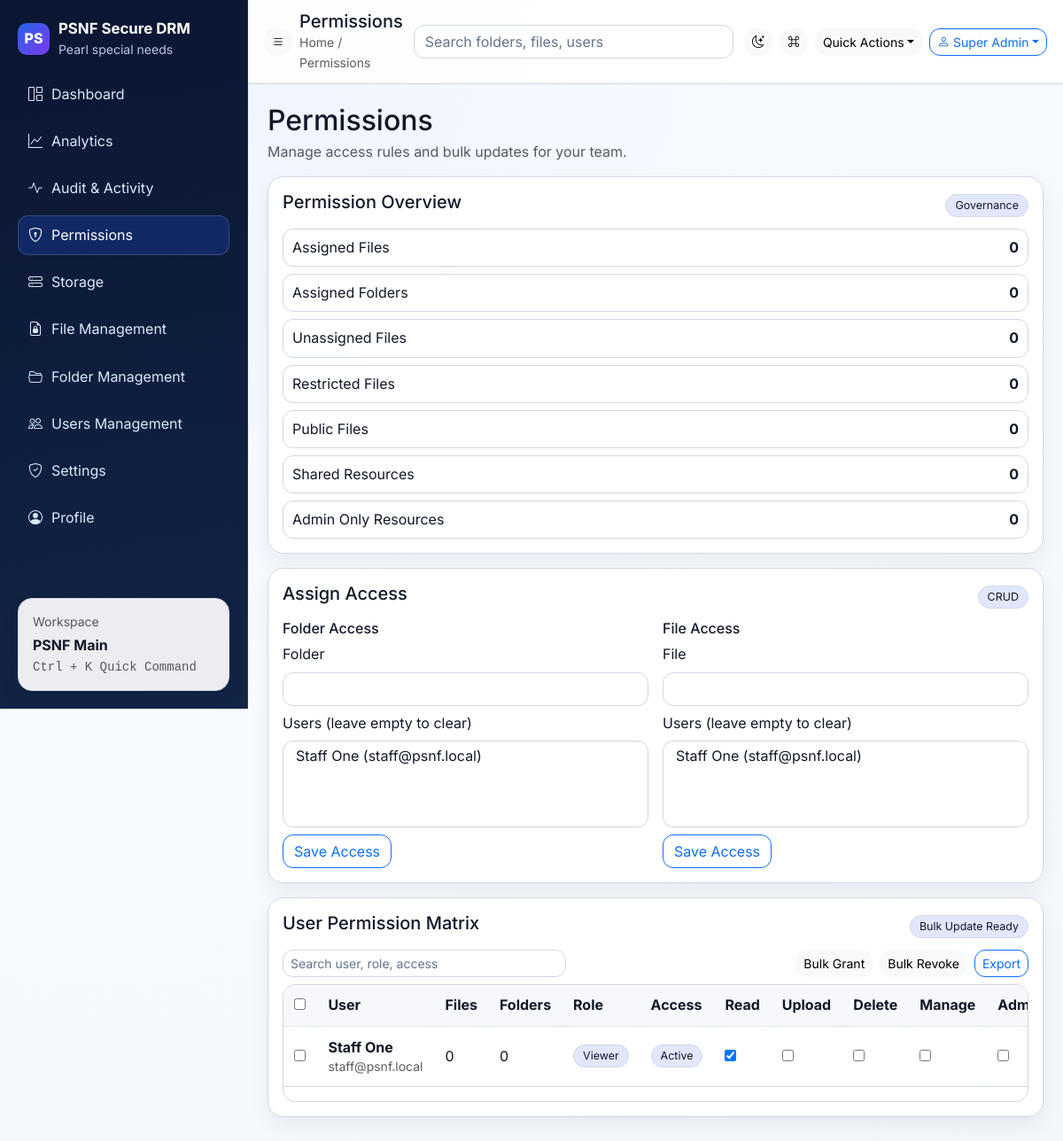
Screenshot of /admin/permissions (signed in) with the database file from the repository.
### tables this page shows
CREATE TABLE staff (
  id INT AUTO_INCREMENT PRIMARY KEY,
  name VARCHAR(120) NOT NULL,
  email VARCHAR(190) UNIQUE NOT NULL,
  password VARCHAR(255) NOT NULL,
  is_active TINYINT(1) NOT NULL DEFAULT 1,
  created_at TIMESTAMP DEFAULT CURRENT_TIMESTAMP
);

### app/Core/Controller.php (called while the page is built, shortened)
<?php
class Controller {
  protected function view(string $file, array $data = []): void {
    extract($data);
    $app = require __DIR__ . '/../../config/app.php';
    $app['base_url'] = $this->resolveBaseUrl($app);
    require __DIR__ . '/../Views/' . $file . '.php';
  }
  private function resolveBaseUrl(array $app): string {
    $base = (string)($app['base_url'] ?? '');
    if ($base === '' || $base === 'auto') {
      $script = (string)($_SERVER['SCRIPT_NAME'] ?? '');
      $base = rtrim(str_replace('\\', '/', dirname($script)), '/');
    }
    return str_replace(' ', '%20', $base);
  }
}

### app/Controllers/AdminController.php (called while the page is built, shortened)
<?php
class AdminController extends Controller {
  public function permissions(): void {
    $data = $this->dashboardBaseData();
    $this->view('admin/permissions', array_merge($data, [
      'activeNav' => 'permissions',
      'folders' => Folder::all(),
      'resources' => Resource::all(),
      'staff' => User::allStaff(),
    ]));
  }
  private function dashboardBaseData(): array {
    $folders = Folder::all();
    $resources = Resource::all();
    $staff = User::allStaff();
    $logs = Audit::recent(250);
    $folderAssignments = $this->folderAssignmentsMap();
    $resourceAssignments = $this->resourceAssignmentsMap();
    $storageUsedBytes = array_reduce($resources, fn($sum, $r) => $sum + (int)($r['file_size'] ?? 0), 0);
    $storageLimitBytes = 2 * 1024 * 1024 * 1024;
    $dashboardData = $this->buildDashboardData($folders, $resources, $staff, $logs, $folderAssignments, $resourceAssignments);
    return [
      'storageUsedBytes' => $storageUsedBytes,
      'storageLimitBytes' => $storageLimitBytes,
      'dashboardData' => $dashboardData,
    ];
  }
  private function buildDashboardData(array $folders, array $resources, array $staff, array $logs, array $folderAssignments, array $resourceAssignments): array {
    $rootFolders = [];
    $resourceCountByFolder = [];
    $storageByFolder = [];
    $duplicateMap = [];
    $fileTypes = [
      'PDFs' => ['count' => 0, 'bytes' => 0],
      'Images' => ['count' => 0, 'bytes' => 0],
      'Videos' => ['count' => 0, 'bytes' => 0],
      'Documents' => ['count' => 0, 'bytes' => 0],
      'Archives' => ['count' => 0, 'bytes' => 0],
      'Others' => ['count' => 0, 'bytes' => 0],
    ];
    $largestFiles = [];
    $orphanFiles = 0;
    usort($largestFiles, fn($a, $b) => $b['size'] <=> $a['size']);
    $largestFiles = array_slice($largestFiles, 0, 10);
    $emptyFolderIds = [];
    $duplicateFiles = 0;
    $subfolderCount = 0;
    $assignedFiles = count($resourceAssignments);
    $assignedFolders = count($folderAssignments);
    $permissionOverview = [
      'assigned_files' => $assignedFiles,
      'assigned_folders' => $assignedFolders,
      'unassigned_files' => max(0, count($resources) - $assignedFiles),
      'restricted_files' => max(0, count($resources) - $assignedFiles),
      'public_files' => $assignedFiles,
      'shared_resources' => $assignedFiles + $assignedFolders,
      'admin_only_resources' => max(0, count($resources) - $assignedFiles),
    ];
    $tree = [];
    $folderSecurityCards = [];
    usort($folderSecurityCards, fn($a, $b) => $b['storage'] <=> $a['storage']);
    $folderSecurityCards = array_slice($folderSecurityCards, 0, 6);
    $staffById = [];
    foreach ($staff as $s) {
      $staffById[(int)$s['id']] = $s;
    }
    $activityByDay = [];
    $accessByDay = [];
    $userActivity = [];
    $failedLogins = 0;
    $filesAccessedToday = 0;
    $foldersAccessedToday = 0;
    arsort($userActivity);
    $topUserId = (int)(array_key_first($userActivity) ?? 0);
    $mostActiveUser = $topUserId > 0 && isset($staffById[$topUserId]) ? $staffById[$topUserId]['name'] : 'No activity yet';
    $lastLoginUsers = [];
    $events = [];
    $storageByFolderCards = [];
    usort($storageByFolderCards, fn($a, $b) => $b['bytes'] <=> $a['bytes']);
    $permissionMatrix = [];
    foreach ($staff as $member) {
      $uid = (int)$member['id'];
      $filesOwned = 0;
      $foldersOwned = 0;
      $role = $foldersOwned > 5 ? 'Manager' : ($filesOwned > 10 ? 'Contributor' : 'Viewer');
      $access = $member['is_active'] ? 'Active' : 'Disabled';
      $permissionMatrix[] = [
        'id' => $uid,
        'name' => (string)$member['name'],
        'email' => (string)$member['email'],
        'files' => $filesOwned,
        'folders' => $foldersOwned,
        'role' => $role,
        'access' => $access,
        'read' => true,
        'upload' => $filesOwned > 0,
        'delete' => $filesOwned > 2,
        'manage' => $foldersOwned > 2,
        'admin' => $role === 'Manager',
      ];
    }
    $newUsers = 0;
    return [
      'top_kpi' => [
        'total_files' => count($resources),
        'total_folders' => count($folders),
        'total_subfolders' => $subfolderCount,
        'assigned_files' => $assignedFiles,
        'assigned_folders' => $assignedFolders,
        'users' => count($staff),
        'storage_used_bytes' => array_sum(array_column($storageByFolderCards, 'bytes')),
      ],
      'folder_tree' => $tree,
      'file_types' => $fileTypes,
      'permission_overview' => $permissionOverview,
      'user_access' => [
        'most_active_user' => (string)$mostActiveUser,
        'last_login_users' => array_values($lastLoginUsers),
        'files_accessed_today' => $filesAccessedToday,
        'folders_accessed_today' => $foldersAccessedToday,
        'failed_login_attempts' => $failedLogins,
        'new_users' => $newUsers,
      ],
      'events' => $events,
      'folder_security_cards' => $folderSecurityCards,
      'permission_matrix' => $permissionMatrix,
      'storage' => [
        'by_folder' => array_slice($storageByFolderCards, 0, 8),
        'largest_files' => $largestFiles,
      ],
      'search_index' => $this->searchIndex($folders, $resources, $staff, $events),
      'timeline' => array_slice($events, 0, 25),
      'top_active_resources' => [
        'files' => array_slice($largestFiles, 0, 5),
        'folders' => array_slice($storageByFolderCards, 0, 5),
      ],
      'insights' => [
        'empty_folders' => count($emptyFolderIds),
        'orphan_files' => $orphanFiles,
        'duplicate_files' => $duplicateFiles,
      ],
      'trends' => [
        'activity_days' => array_slice($this->sortAssocByDate($activityByDay), -14, null, true),
        'access_days' => array_slice($this->sortAssocByDate($accessByDay), -14, null, true),
      ],
    ];
  }
  private function searchIndex(array $folders, array $resources, array $staff, array $events): array {
    $index = [];
    foreach ($staff as $member) {
      $index[] = ['type' => 'user', 'title' => (string)$member['name'], 'meta' => (string)$member['email'], 'url' => '/admin/users'];
    }
    $index[] = ['type' => 'action', 'title' => 'Analytics', 'meta' => 'Module', 'url' => '/admin/analytics'];
    $index[] = ['type' => 'action', 'title' => 'Audit & Activity', 'meta' => 'Module', 'url' => '/admin/audit'];
    $index[] = ['type' => 'action', 'title' => 'Permissions', 'meta' => 'Module', 'url' => '/admin/permissions'];
    $index[] = ['type' => 'action', 'title' => 'Storage', 'meta' => 'Module', 'url' => '/admin/storage'];
    $index[] = ['type' => 'action', 'title' => 'Folder Management', 'meta' => 'Module', 'url' => '/admin/folders'];
    $index[] = ['type' => 'action', 'title' => 'Create Folder', 'meta' => 'Quick Action', 'url' => '/admin/folders'];
    $index[] = ['type' => 'action', 'title' => 'Upload File', 'meta' => 'Quick Action', 'url' => '/admin/files'];
    $index[] = ['type' => 'action', 'title' => 'Manage User', 'meta' => 'Quick Action', 'url' => '/admin/users'];
    return $index;
  }
  private function sortAssocByDate(array $series): array {
    ksort($series);
    return $series;
  }
  private function resourceAssignmentsMap(): array {
    $rows = Database::conn()->query('SELECT resource_id, staff_id FROM resource_staff')->fetchAll();
    $map = [];
    return $map;
  }
  private function folderAssignmentsMap(): array {
    $rows = Database::conn()->query('SELECT folder_id, staff_id FROM folder_staff')->fetchAll();
    $map = [];
    return $map;
  }
}

### app/Core/Router.php (called while the page is built, shortened)
<?php
class Router {
  private array $routes = [];
  private function add(string $method, string $path, array $handler): void {
    $this->routes[$method][$this->normalizePath($path)] = $handler;
  }
  private function normalizePath(string $path): string {
    $path = trim($path);
    $path = rtrim($path, '/');
    return $path === '' ? '/' : $path;
  }
  public function dispatch(string $method, string $uri): void {
    $app = require __DIR__ . '/../../config/app.php';
    $uriPath = $this->normalizePath(urldecode($uri));
    $handler = $this->routes[$method][$uriPath] ?? null;
    [$class, $action] = $handler;
    (new $class())->$action();
  }
}

### public/index.php (called while the page is built, shortened)
<?php
spl_autoload_register(function ($class) {
  $prefix = 'App\\';
  $baseDir = __DIR__ . '/../app/';
  $relativeClass = substr($class, strlen($prefix));
  $file = $baseDir . str_replace('\\', '/', $relativeClass) . '.php';
});
$appConfig = require __DIR__ . '/../config/app.php';
$router = new App\Core\Router();
$router->dispatch($_SERVER['REQUEST_METHOD'], parse_url($_SERVER['REQUEST_URI'], PHP_URL_PATH));

### app/Core/Database.php (called while the page is built, shortened)
<?php
class Database {
  public static function conn(): PDO {
    static $pdo = null;
    if ($pdo) return $pdo;
    $db = require __DIR__ . '/../../config/database.php';
    $dsn = "mysql:host={$db['host']};port={$db['port']};dbname={$db['database']};charset={$db['charset']}";
    $pdo = new PDO($dsn, $db['username'], $db['password'], [
      PDO::ATTR_ERRMODE => PDO::ERRMODE_EXCEPTION,
      PDO::ATTR_DEFAULT_FETCH_MODE => PDO::FETCH_ASSOC,
    ]);
    return $pdo;
  }
}

### app/Models/Folder.php (called while the page is built, shortened)
<?php
class Folder {
  public static function all(): array {
    return Database::conn()->query('SELECT * FROM folders ORDER BY id DESC')->fetchAll();
  }
}

### app/Models/Resource.php (called while the page is built, shortened)
<?php
class Resource {
  public static function all(): array {
    $sql='SELECT r.*,f.name folder_name FROM resources r LEFT JOIN folders f ON f.id=r.folder_id ORDER BY r.id DESC';
    return Database::conn()->query($sql)->fetchAll();
  }
}

### app/Models/User.php (called while the page is built, shortened)
<?php
class User {
  public static function allStaff(): array {
    return Database::conn()->query('SELECT id,name,email,is_active FROM staff ORDER BY id DESC')->fetchAll();
  }
}

### app/Models/Audit.php (called while the page is built, shortened)
<?php
class Audit {
  public static function recent(int $limit=30): array {
    $stmt=Database::conn()->prepare('SELECT * FROM activity_logs ORDER BY id DESC LIMIT ?');
    $stmt->bindValue(1,$limit,\PDO::PARAM_INT); $stmt->execute();
    return $stmt->fetchAll();
  }
}

### config/app.php (called while the page is built)
<?php
return [
  'app_name' => 'PSNF Secure DRM',
  'base_url' => 'auto',
  'timezone' => 'Asia/Kolkata',
  'session_timeout' => 1800,
  'storage_path' => __DIR__ . '/../storage/private',
];

### app/Views/admin/permissions.php (the view, shortened to what this page needs)
<?php
$dd = $dashboardData ?? [];
$permOverview = $dd['permission_overview'] ?? [];
$matrix = $dd['permission_matrix'] ?? [];
?>
<div class="dashboard-head mb-3">
  <h2 class="mb-1">Permissions</h2>
  <p class="text-muted mb-0">Manage access rules and bulk updates for your team.</p>
</div>
<div class="panel card-glass p-3 mb-3">
  <div class="panel-head"><h5>Permission Overview</h5><span class="chip">Governance</span></div>
  <div class="mini-kpi-list">
    <?php foreach ($permOverview as $label => $value): ?>
      <div class="mini-kpi"><span><?= htmlspecialchars(ucwords(str_replace('_', ' ', (string)$label))) ?></span><strong><?= (int)$value ?></strong></div>
    <?php endforeach; ?>
  </div>
</div>
<div class="panel card-glass p-3 mb-3">
  <div class="panel-head"><h5>Assign Access</h5><span class="chip">CRUD</span></div>
  <div class="row g-3">
    <div class="col-lg-6">
      <h6 class="mb-2">Folder Access</h6>
      <form class="ajax-form" action="<?= $app['base_url'] ?>/admin/assignments/save" method="post">
        <label class="form-label">Folder</label>
        <select class="form-select mb-2" name="folder_id" required>
        </select>
        <label class="form-label">Users (leave empty to clear)</label>
        <select class="form-select mb-2" name="staff_ids[]" multiple>
          <?php foreach ($staff as $s): ?>
            <option value="<?= (int)$s['id'] ?>"><?= htmlspecialchars($s['name']) ?> (<?= htmlspecialchars($s['email']) ?>)</option>
          <?php endforeach; ?>
        </select>
        <button class="btn btn-outline-primary">Save Access</button>
      </form>
    </div>
    <div class="col-lg-6">
      <h6 class="mb-2">File Access</h6>
      <form class="ajax-form" action="<?= $app['base_url'] ?>/admin/assignments/save" method="post">
        <label class="form-label">File</label>
        <select class="form-select mb-2" name="resource_id" required>
        </select>
        <label class="form-label">Users (leave empty to clear)</label>
        <select class="form-select mb-2" name="staff_ids[]" multiple>
          <?php foreach ($staff as $s): ?>
            <option value="<?= (int)$s['id'] ?>"><?= htmlspecialchars($s['name']) ?> (<?= htmlspecialchars($s['email']) ?>)</option>
          <?php endforeach; ?>
        </select>
        <button class="btn btn-outline-primary">Save Access</button>
      </form>
    </div>
  </div>
</div>
<div class="panel card-glass p-3 mb-3">
  <div class="panel-head"><h5>User Permission Matrix</h5><span class="chip">Bulk Update Ready</span></div>
  <div class="table-toolbar mb-2">
    <input class="form-control form-control-sm" id="permissionSearch" placeholder="Search user, role, access" style="max-width:320px">
    <div class="d-flex gap-2">
      <button class="btn btn-sm btn-light" id="bulkGrantBtn">Bulk Grant</button>
      <button class="btn btn-sm btn-light" id="bulkRevokeBtn">Bulk Revoke</button>
      <button class="btn btn-sm btn-outline-primary" id="exportMatrixBtn">Export</button>
    </div>
  </div>
  <div class="table-wrap">
    <table class="table table-modern table-sm" id="permissionMatrix">
      <thead><tr><th><input type="checkbox" id="permSelectAll"></th><th>User</th><th>Files</th><th>Folders</th><th>Role</th><th>Access</th><th>Read</th><th>Upload</th><th>Delete</th><th>Manage</th><th>Admin</th></tr></thead>
      <tbody>
      <?php foreach ($matrix as $m): ?>
        <tr data-search="<?= htmlspecialchars(strtolower($m['name'] . ' ' . $m['role'] . ' ' . $m['access'])) ?>">
          <td><input type="checkbox" class="perm-row-check"></td>
          <td><div><strong><?= htmlspecialchars((string)$m['name']) ?></strong><div class="text-muted small"><?= htmlspecialchars((string)$m['email']) ?></div></div></td>
          <td><?= (int)$m['files'] ?></td>
          <td><?= (int)$m['folders'] ?></td>
          <td><span class="chip"><?= htmlspecialchars((string)$m['role']) ?></span></td>
          <td><span class="chip"><?= htmlspecialchars((string)$m['access']) ?></span></td>
          <td><input type="checkbox" <?= !empty($m['read']) ? 'checked' : '' ?>></td>
          <td><input type="checkbox" <?= !empty($m['upload']) ? 'checked' : '' ?>></td>
          <td><input type="checkbox" <?= !empty($m['delete']) ? 'checked' : '' ?>></td>
          <td><input type="checkbox" <?= !empty($m['manage']) ? 'checked' : '' ?>></td>
          <td><input type="checkbox" <?= !empty($m['admin']) ? 'checked' : '' ?>></td>
        </tr>
      <?php endforeach; ?>
      </tbody>
    </table>
  </div>
</div>
<?php
require __DIR__ . '/../layouts/admin_shell.php';
require __DIR__ . '/../layouts/main.php';
?>

### rows the page displays
staff: $s['id'] 1 (drawn), name "Staff One", email "staff@psnf.local", files "0", folders "0", role "Viewer", access "Active"

### other values shown
$title "Permissions"
$crumb "Permissions"
$adminName "Super Admin"
str_replace('_', ' ', (string)$label) "Assigned Files"
$value "0"
str_replace('_', ' ', (string)$label) "Assigned Folders"
str_replace('_', ' ', (string)$label) "Unassigned Files"
str_replace('_', ' ', (string)$label) "Restricted Files"
str_replace('_', ' ', (string)$label) "Public Files"
str_replace('_', ' ', (string)$label) "Shared Resources"
str_replace('_', ' ', (string)$label) "Admin Only Resources"
